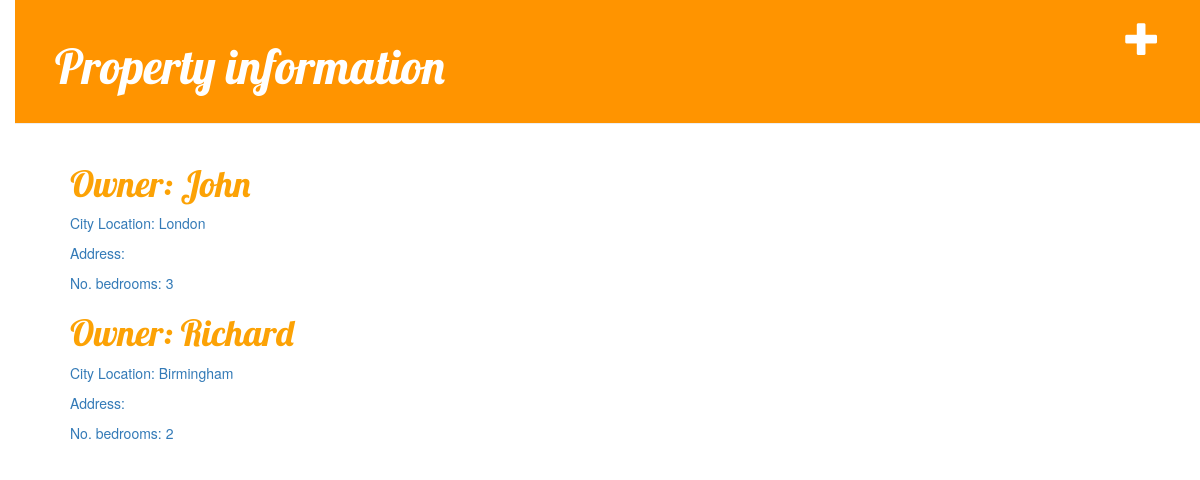
The app's page /property/, older data.
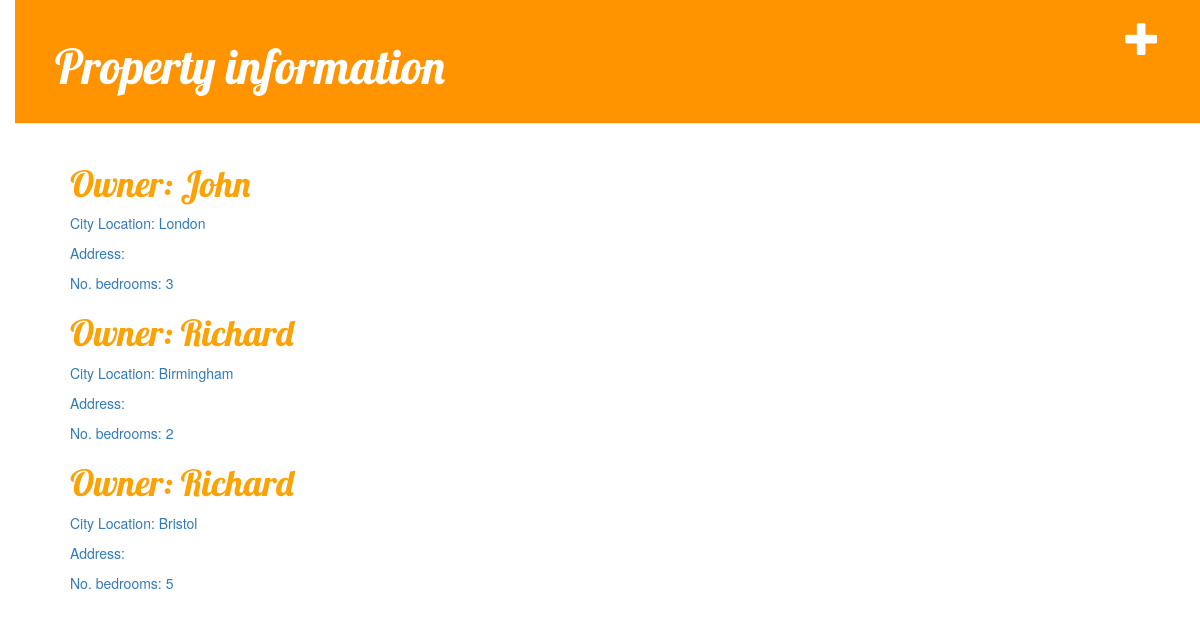
The same page, newer data.
### property/models.py (models this page shows, shortened)
class Property(models.Model):
    owner = models.ForeignKey(Client, on_delete=models.CASCADE)
    location_city = models.CharField(max_length=100)
    Address = models.CharField(max_length=150, unique=True)
    number_of_bedrooms = models.IntegerField()
    start_date_availability = forms.DateField(widget=DateInput())
    end_date_availability = forms.DateField(widget=DateInput())

### booking/models.py (models this page shows, shortened)
class Client(models.Model):
    clients = models.ForeignKey('auth.User')
    email = models.EmailField(('email address'), max_length=254, unique=True)
    first_name = models.CharField(('first name'), max_length=30, blank=True)
    last_name = models.CharField(('last name'), max_length=30, blank=True)
    date_joined = models.DateTimeField(('date joined'), default=timezone.now)
    is_staff = models.BooleanField(('staff status'), default=False,
        help_text=('Designates whether the user can log into this admin '
                    'site.'))
    is_active = models.BooleanField(('active'), default=True,
        help_text=('Designates whether this user should be treated as '
                    'active. Unselect this instead of deleting accounts.'))
    def __str__(self):
            return self.first_name

### property/views.py (the view)
def property_list(request):
    propertys = Property.objects.all()
    return render(request, 'property/property_list.html', {'propertys': propertys})

### property/templates/property/property_list.html
{% extends 'property/base.html' %}
{% block content %}
  {% for property in propertys %}
    <div class='property'>
      <h1><a href="{% url 'property_detail' pk=property.pk %}">Owner: {{ property.owner}}<a></h1>
      <p>City Location: {{ property.location_city}}</p>
      <p>Address: {{ property.address}}</p>
      <p>No. bedrooms: {{ property.number_of_bedrooms}}</p>
    </div>
  {% endfor %}
{%endblock%}

Row changes from the older to the newer data that the page shows:
added Property: owner "Richard", location_city "Bristol", number_of_bedrooms "5"
